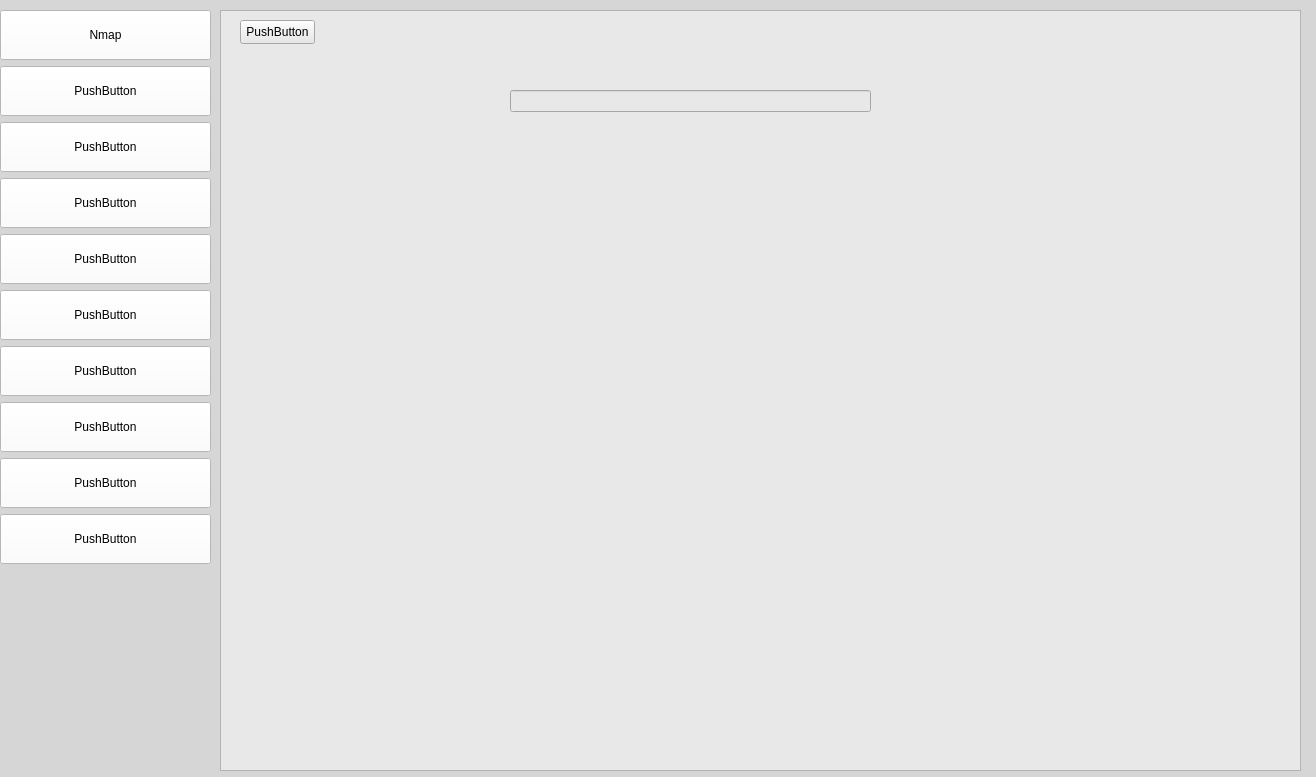
<?xml version="1.0" encoding="UTF-8"?>
<ui version="4.0">
 <class>Form</class>
 <widget class="QWidget" name="Form">
  <property name="geometry">
   <rect>
    <x>0</x>
    <y>0</y>
    <width>1316</width>
    <height>777</height>
   </rect>
  </property>
  <property name="windowTitle">
   <string>Form</string>
  </property>
  <property name="styleSheet">
   <string notr="true">background-color: rgb(214, 214, 214);</string>
  </property>
  <widget class="QFrame" name="frame">
   <property name="geometry">
    <rect>
     <x>220</x>
     <y>10</y>
     <width>1081</width>
     <height>761</height>
    </rect>
   </property>
   <property name="styleSheet">
    <string notr="true">background-color: rgb(232, 232, 232);</string>
   </property>
   <property name="frameShape">
    <enum>QFrame::StyledPanel</enum>
   </property>
   <property name="frameShadow">
    <enum>QFrame::Raised</enum>
   </property>
   <widget class="QPushButton" name="pushButton_11">
    <property name="geometry">
     <rect>
      <x>20</x>
      <y>10</y>
      <width>75</width>
      <height>24</height>
     </rect>
    </property>
    <property name="text">
     <string>PushButton</string>
    </property>
   </widget>
   <widget class="QLineEdit" name="lineEdit">
    <property name="geometry">
     <rect>
      <x>290</x>
      <y>80</y>
      <width>361</width>
      <height>22</height>
     </rect>
    </property>
   </widget>
  </widget>
  <widget class="QWidget" name="">
   <property name="geometry">
    <rect>
     <x>0</x>
     <y>10</y>
     <width>211</width>
     <height>561</height>
    </rect>
   </property>
   <layout class="QVBoxLayout" name="verticalLayout">
    <item>
     <widget class="QPushButton" name="pushButton">
      <property name="sizePolicy">
       <sizepolicy hsizetype="Maximum" vsizetype="Maximum">
        <horstretch>10</horstretch>
        <verstretch>0</verstretch>
       </sizepolicy>
      </property>
      <property name="maximumSize">
       <size>
        <width>400</width>
        <height>50</height>
       </size>
      </property>
      <property name="styleSheet">
       <string notr="true">background-color: rgb(255, 255, 255);</string>
      </property>
      <property name="text">
       <string>Nmap</string>
      </property>
     </widget>
    </item>
    <item>
     <widget class="QPushButton" name="pushButton_5">
      <property name="maximumSize">
       <size>
        <width>400</width>
        <height>50</height>
       </size>
      </property>
      <property name="styleSheet">
       <string notr="true">background-color: rgb(255, 255, 255);</string>
      </property>
      <property name="text">
       <string>PushButton</string>
      </property>
     </widget>
    </item>
    <item>
     <widget class="QPushButton" name="pushButton_2">
      <property name="maximumSize">
       <size>
        <width>400</width>
        <height>50</height>
       </size>
      </property>
      <property name="styleSheet">
       <string notr="true">background-color: rgb(255, 255, 255);</string>
      </property>
      <property name="text">
       <string>PushButton</string>
      </property>
     </widget>
    </item>
    <item>
     <widget class="QPushButton" name="pushButton_3">
      <property name="maximumSize">
       <size>
        <width>400</width>
        <height>50</height>
       </size>
      </property>
      <property name="styleSheet">
       <string notr="true">background-color: rgb(255, 255, 255);</string>
      </property>
      <property name="text">
       <string>PushButton</string>
      </property>
     </widget>
    </item>
    <item>
     <widget class="QPushButton" name="pushButton_6">
      <property name="maximumSize">
       <size>
        <width>400</width>
        <height>50</height>
       </size>
      </property>
      <property name="styleSheet">
       <string notr="true">background-color: rgb(255, 255, 255);</string>
      </property>
      <property name="text">
       <string>PushButton</string>
      </property>
     </widget>
    </item>
    <item>
     <widget class="QPushButton" name="pushButton_4">
      <property name="maximumSize">
       <size>
        <width>400</width>
        <height>50</height>
       </size>
      </property>
      <property name="styleSheet">
       <string notr="true">background-color: rgb(255, 255, 255);</string>
      </property>
      <property name="text">
       <string>PushButton</string>
      </property>
     </widget>
    </item>
    <item>
     <widget class="QPushButton" name="pushButton_9">
      <property name="maximumSize">
       <size>
        <width>400</width>
        <height>50</height>
       </size>
      </property>
      <property name="styleSheet">
       <string notr="true">background-color: rgb(255, 255, 255);</string>
      </property>
      <property name="text">
       <string>PushButton</string>
      </property>
     </widget>
    </item>
    <item>
     <widget class="QPushButton" name="pushButton_10">
      <property name="maximumSize">
       <size>
        <width>400</width>
        <height>50</height>
       </size>
      </property>
      <property name="styleSheet">
       <string notr="true">background-color: rgb(255, 255, 255);</string>
      </property>
      <property name="text">
       <string>PushButton</string>
      </property>
     </widget>
    </item>
    <item>
     <widget class="QPushButton" name="pushButton_8">
      <property name="maximumSize">
       <size>
        <width>400</width>
        <height>50</height>
       </size>
      </property>
      <property name="styleSheet">
       <string notr="true">background-color: rgb(255, 255, 255);</string>
      </property>
      <property name="text">
       <string>PushButton</string>
      </property>
     </widget>
    </item>
    <item>
     <widget class="QPushButton" name="pushButton_7">
      <property name="maximumSize">
       <size>
        <width>400</width>
        <height>50</height>
       </size>
      </property>
      <property name="styleSheet">
       <string notr="true">background-color: rgb(255, 255, 255);</string>
      </property>
      <property name="text">
       <string>PushButton</string>
      </property>
     </widget>
    </item>
   </layout>
  </widget>
 </widget>
 <resources/>
 <connections/>
</ui>
